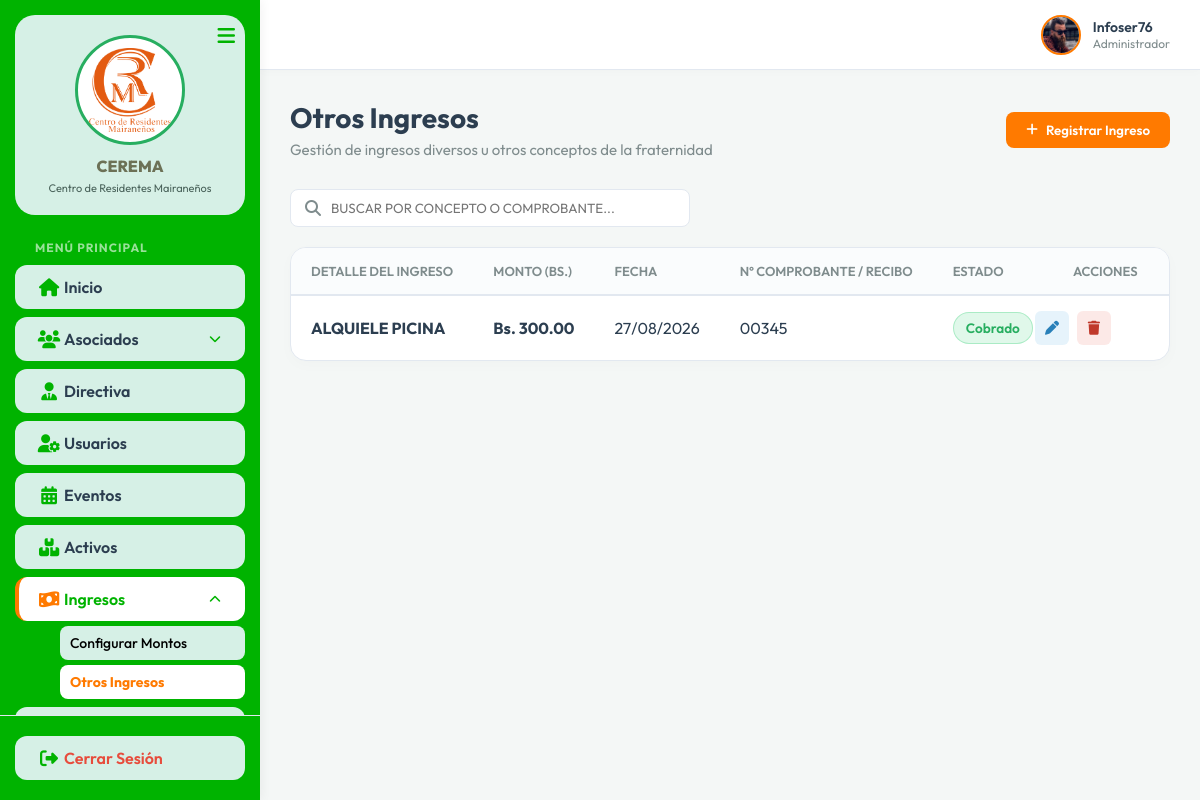
/Controller/otro_ingreso.controller.php (signed in), run on an earlier commit of the app's database.
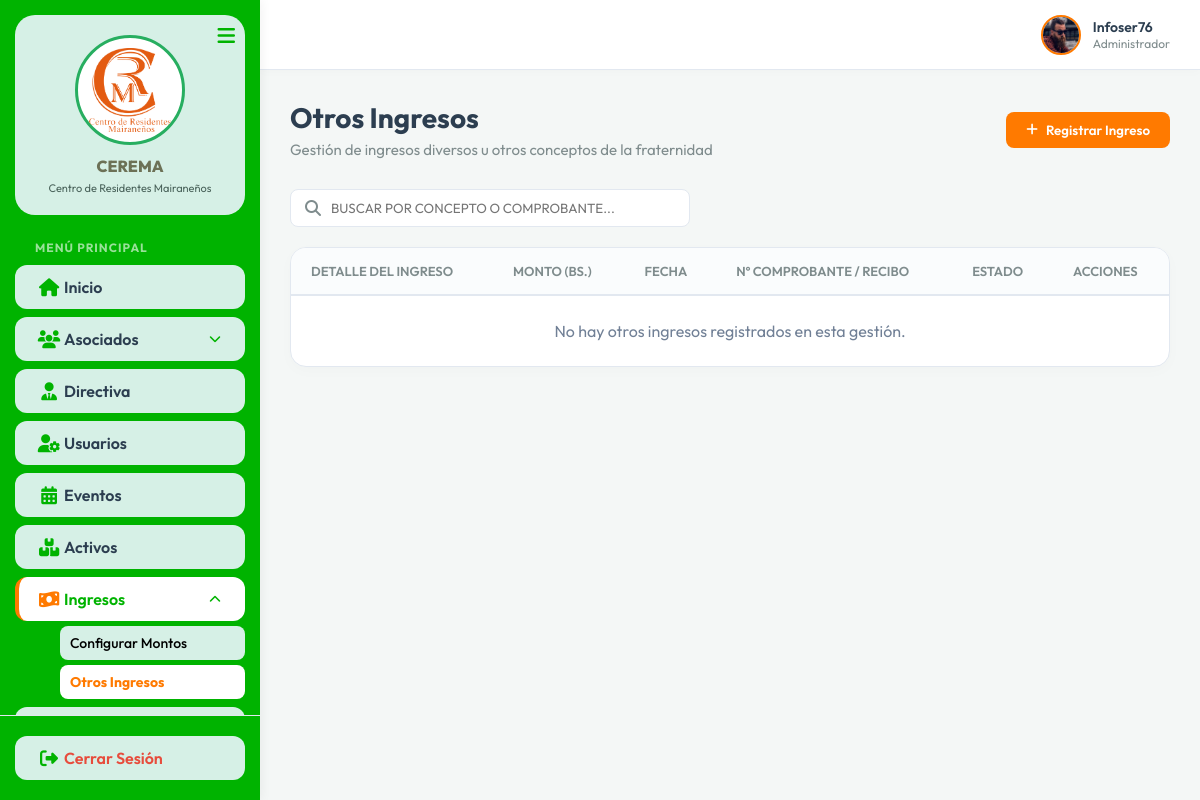
And on a later commit of the database.
### tables this page shows
CREATE TABLE `otros_ingresos` (
  `id_otro_ingreso` int(11) NOT NULL AUTO_INCREMENT,
  `id_gestion` int(11) NOT NULL,
  `detalle` varchar(255) NOT NULL,
  `monto` decimal(10,2) NOT NULL,
  `fecha_pago` date NOT NULL,
  `comprobante` varchar(100) DEFAULT NULL,
  `estado` enum('Cobrado','Pagado','Anulado') DEFAULT 'Cobrado',
  `fecha_registro` datetime DEFAULT current_timestamp(),
  PRIMARY KEY (`id_otro_ingreso`)
);

### Model/motro_ingreso.php (called while the page is built, shortened)
<?php
class OtroIngresoModel {
    private $conn;
    private $table_name = "otros_ingresos";
    public function __construct($db) {
        $this->conn = $db;
    }
    public function getByGestionId($id_gestion) {
        $query = "SELECT * FROM " . $this->table_name . "
                  WHERE id_gestion = ?
                  ORDER BY fecha_pago DESC, id_otro_ingreso DESC";
        $stmt = $this->conn->prepare($query);
        $stmt->bindParam(1, $id_gestion);
        $stmt->execute();
        return $stmt;
    }
}
?>

### View/votro_ingreso.php (the view, shortened to what this page needs)
<?php
include __DIR__ . '/header.php';
?>
<div class="dashboard-header">
    <div class="header-actions" style="display: flex; justify-content: space-between; align-items: center; flex-wrap: wrap; gap: 15px;">
        <div>
            <h1 class="page-title">Otros Ingresos</h1>
            <p class="page-subtitle">Gestión de ingresos diversos u otros conceptos de la fraternidad</p>
        </div>
        <button class="btn-primary" onclick="openOtroIngresoModal()">
            <i class="fa-solid fa-plus"></i> Registrar Ingreso
        </button>
    </div>
</div>
<div class="search-section" style="margin-bottom: 20px; display: flex; gap: 10px; align-items: center;">
    <div class="search-input-wrapper" style="position: relative; flex: 1; max-width: 400px;">
        <i class="fa-solid fa-magnifying-glass" style="position: absolute; left: 15px; top: 50%; transform: translateY(-50%); color: var(--text-muted, #94a3b8);"></i>
        <input type="text" id="searchIngreso" onkeyup="filterIngresosTable()" placeholder="Buscar por concepto o comprobante..." style="width: 100%; padding: 10px 15px 10px 40px; border: 1px solid var(--border-color, #e2e8f0); border-radius: var(--radius-sm, 6px); outline: none; font-family: inherit; text-transform: uppercase;">
    </div>
</div>
<div class="table-container card">
    <div class="table-responsive">
        <table class="data-table" id="tableOtrosIngresos" style="width: 100%; border-collapse: collapse;">
            <thead>
                <tr>
                    <th>Detalle del Ingreso</th>
                    <th>Monto (Bs.)</th>
                    <th>Fecha</th>
                    <th>Nº Comprobante / Recibo</th>
                    <th>Estado</th>
                    <th>Acciones</th>
                </tr>
            </thead>
            <tbody>
                <?php if(isset($otros_ingresos) && $otros_ingresos->rowCount() > 0): ?>
                    <?php while($ingreso = $otros_ingresos->fetch(PDO::FETCH_ASSOC)): ?>
                        <tr>
                            <td><strong><?php echo htmlspecialchars($ingreso['detalle']); ?></strong></td>
                            <td class="monto-ingreso"><strong>Bs. <?php echo number_format($ingreso['monto'], 2); ?></strong></td>
                            <td><?php echo date('d/m/Y', strtotime($ingreso['fecha_pago'])); ?></td>
                            <td><?php echo htmlspecialchars($ingreso['comprobante'] ?: '-'); ?></td>
                            <td>
                                <?php
                                    $estadoClass = '';
                                    if ($ingreso['estado'] == 'Cobrado') $estadoClass = 'estado-cobrado';
                                    elseif ($ingreso['estado'] == 'Anulado') $estadoClass = 'estado-anulado';
                                ?>
                                <span class="badge-status <?php echo $estadoClass; ?>"><?php echo htmlspecialchars($ingreso['estado']); ?></span>
                            </td>
                            <td class="actions">
                                <div class="action-buttons">
                                    <button class="btn-icon edit-btn" onclick="editOtroIngreso(<?php echo $ingreso['id_otro_ingreso']; ?>)" title="Editar"><i class="fa-solid fa-pen"></i></button>
                                    <button class="btn-icon delete-btn" onclick="deleteOtroIngreso(<?php echo $ingreso['id_otro_ingreso']; ?>, '<?php echo addslashes($ingreso['detalle']); ?>')" title="Eliminar"><i class="fa-solid fa-trash"></i></button>
                                </div>
                            </td>
                        </tr>
                    <?php endwhile; ?>
                <?php else: ?>
                    <tr>
                        <td colspan="6" style="text-align:center; padding: 25px; color: #718096;">No hay otros ingresos registrados en esta gestión.</td>
                    </tr>
                <?php endif; ?>
            </tbody>
        </table>
    </div>
</div>
<link rel="stylesheet" href="../css/otro_ingreso.css">
<?php include __DIR__ . '/footer.php'; ?>

What changed in the data, as far as the page shows it:
no longer on this page (row edited): otros_ingresos: detalle "ALQUIELE PICINA", monto "300.00", fecha_pago "27/08/2026", comprobante "00345", estado "Cobrado"
Also different on the page:
text now shown: "No hay otros ingresos registrados en esta gestión."
